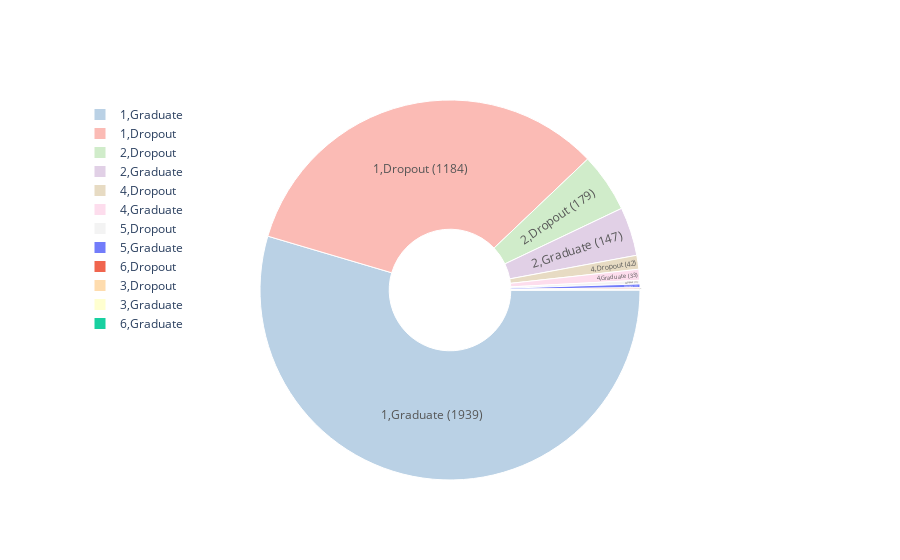

The notebook cell saved with this chart:
### Markdown cell above
Graduate and Droupout count based on Marital status.

Unmarried=1, Married=2, Divorced=3, Seperated=4, Widowed = 5, Registered partner = 6.

### Code cell
generate_pie_chart(ms,'count')

### Figure 1 — Plotly figure (JSON) as saved in the notebook; plotly's stock layout.template omitted (floating-point values rounded to 4 significant figures)
{"data": [{"direction": "clockwise", "hole": 0.32, "hoverinfo": "label+percent+value", "labels": [[1, "Dropout"], [1, "Graduate"], [2, "Dropout"], [2, "Graduate"], [3, "Dropout"], [3, "Graduate"], [4, "Dropout"], [4, "Graduate"], [5, "Dropout"], [5, "Graduate"], [6, "Dropout"], [6, "Graduate"]], "marker": {"colors": ["rgb(251,180,174)", "rgb(179,205,227)", "rgb(204,235,197)", "rgb(222,203,228)", "rgb(254,217,166)", "rgb(255,255,204)", "rgb(229,216,189)", "rgb(253,218,236)", "rgb(242,242,242)"], "line": {"color": "white", "width": 1}}, "opacity": 0.9, "pull": [0, 0, 0, 0, 0, 0, 0, 0, 0, 0, 0, 0], "rotation": 90, "showlegend": true, "sort": true, "textinfo": "percent+label", "textposition": "inside", "texttemplate": "%{label} (%{value})", "type": "pie", "values": [1184, 1939, 179, 147, 1, 1, 42, 33, 11, 11, 4, 1]}], "layout": {"legend": {"orientation": "v", "x": 0, "y": 1}, "showlegend": true}}
